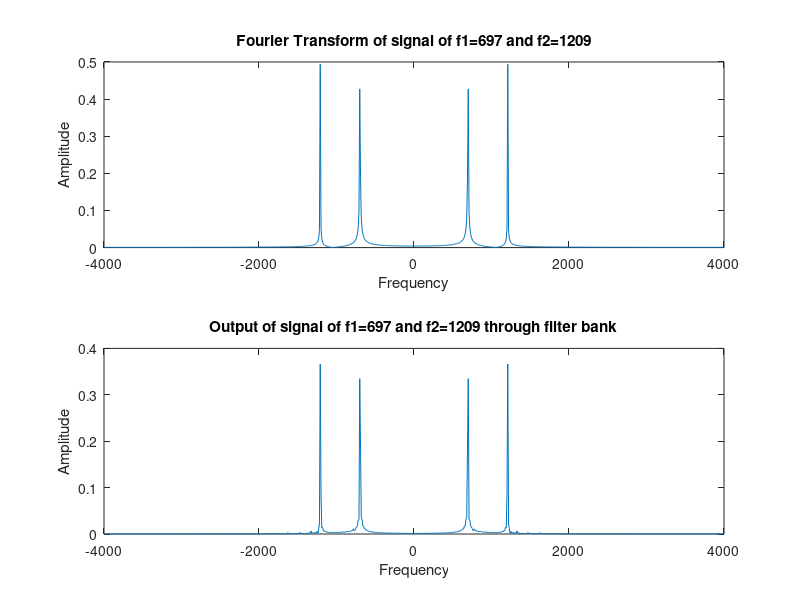
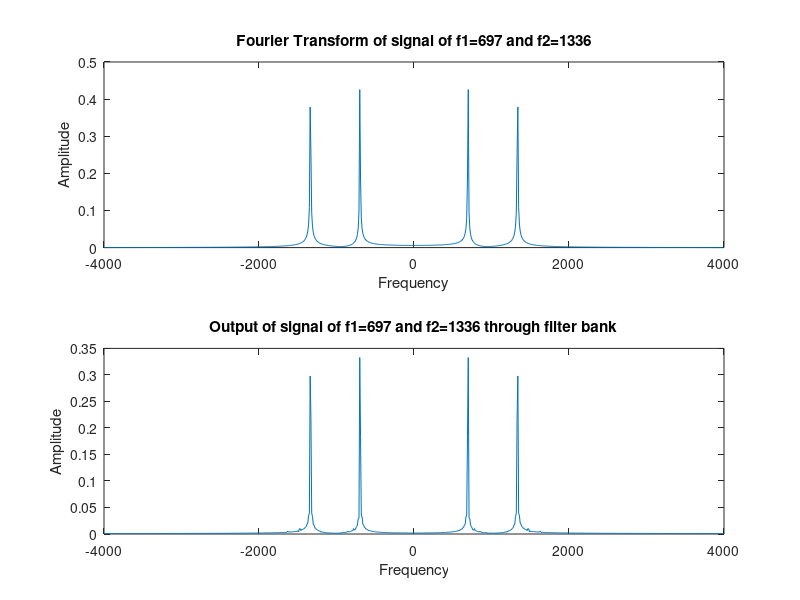
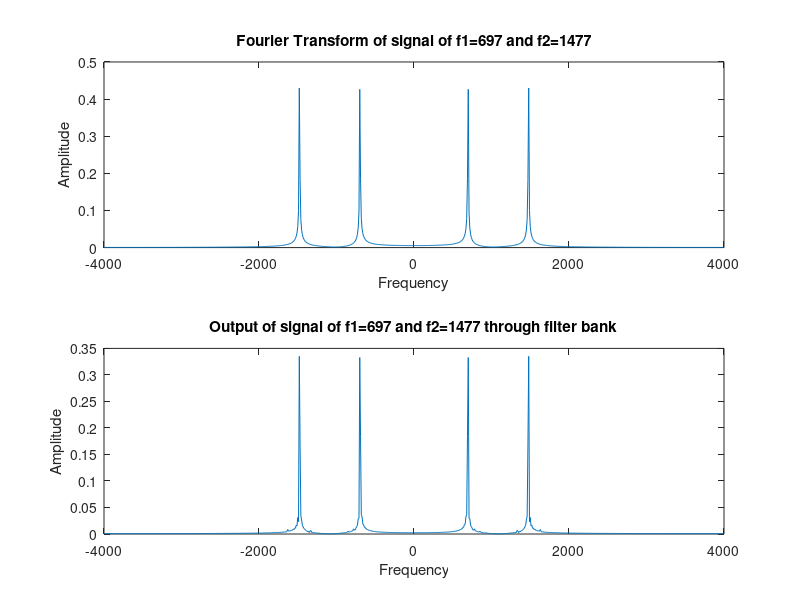
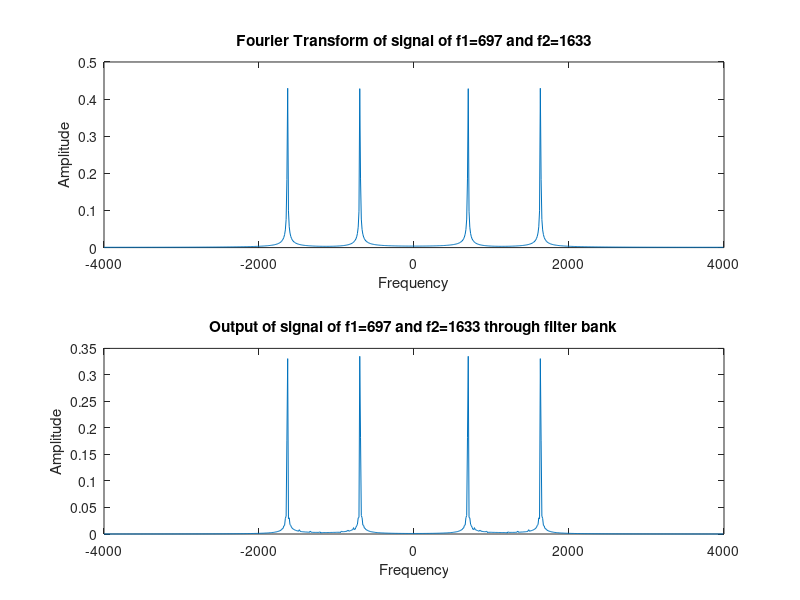

Write MATLAB code to recreate these figures, in order.
key = {'1','2','3','A','4','5','6','B','7','8','9','C','*','0','#','D'};   %%%%keys on the keypad
lfg = [697 770 852 941];                                                   % Low frequency group
hfg = [1209 1336 1477 1633];                                               % High frequency group
f = [];
for c=1:4
for r=1:4
f = [ f [lfg(c);hfg(r)] ];                                                 %%set of two frequencies
end
end
Fs = 8000;                                                                 %%sampling rate
N = 800;                                                                   %%%sample size
t = (0:N-1)/Fs;
Ts = 1/Fs;
freq=-(1*Fs)/2:Fs/N:(N-1)*Fs/(2*N);
pit = 2*pi*t;
tones = zeros(N,size(f,2));
for i=1:16
% Generate tone
tones(:,i) = sum(sin(f(:,i)*pit))';                                        %%%%generating sinusoidal signals
end
%%%%%%decoder part
for k = 1:16
x = tones(:,k);
h = zeros(8,N);
hd = zeros(N,8);
y = zeros(N,8);
for i = 1:8
for j= 1:N
if(i<=4)
h(i,j) = 2*cos(2*pi*Ts*lfg(i)*(j-1));                                   %%%filter design for each frequency
else
h(i,j) = 2*cos(2*pi*Ts*hfg(i-4)*(j-1));
end
end
hd(:,i) = conv(x,transpose(h(i,:)),'same');                            %%passing the generated signal through designed filter
y(:,i) = fftshift(fft(hd(:,i)));                                       %%fft of signal after passing through filter bank
end
y1 = fftshift(fft(x));                                                 %%%fft of unfiltered signal

y_sum = sum(transpose(y));                                             %%absolute value of filtered signal
figure(k+1);
subplot(2,1,1);
plot(freq,abs(y1)/N);
title(['Fourier Transform of signal of f1=',num2str(f(1,k)),' and f2=',num2str(f(2,k))]);
xlabel('Frequency');
ylabel('Amplitude');
subplot(2,1,2);
plot(freq,abs(y_sum)/(N*N));
title(['Output of signal of f1=',num2str(f(1,k)),' and f2=',num2str(f(2,k)),' through filter bank']);
xlabel('Frequency');
ylabel('Amplitude');
end
